Frame 1 (no input): blank canvas, image omitted
Frame 60 (the mouse pressed at the canvas centre just before this capture): blank canvas, image omitted
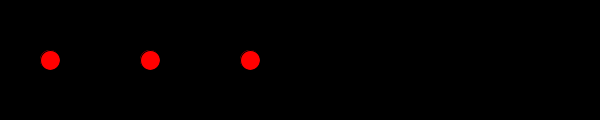
Frame 120 (the mouse held since frame 60 and released just before this capture)

The Processing sketch whose frames 1 and 60 were blank and that drew this single picture after the mouse press (run headless with seeded random() and noise(); from frame 60 on, the mouse is pressed at the canvas centre):

// Processing sketch: ex7_else_elseif
// ── ex7_else_elseif.pde
void setup() {
  size(600, 120);
}

void draw() {
  rectMode(CENTER);
  background(0);
  fill(255,0,0);//

  if(mouseX>100){//
    ellipse(150, 60, 20,20);//
  }if(mouseX>200){
    ellipse(250, 60, 20,20);//
  }if(mouseX>300){
    ellipse(350, 60, 20,20);//
  }if(mouseX>400){
    ellipse(450, 60, 20,20);//
  }if(mouseX>500){
    ellipse(550, 60, 20,20);//
  }if(mouseX > 0){//
    ellipse(50,60,20,20);//
  }

}
